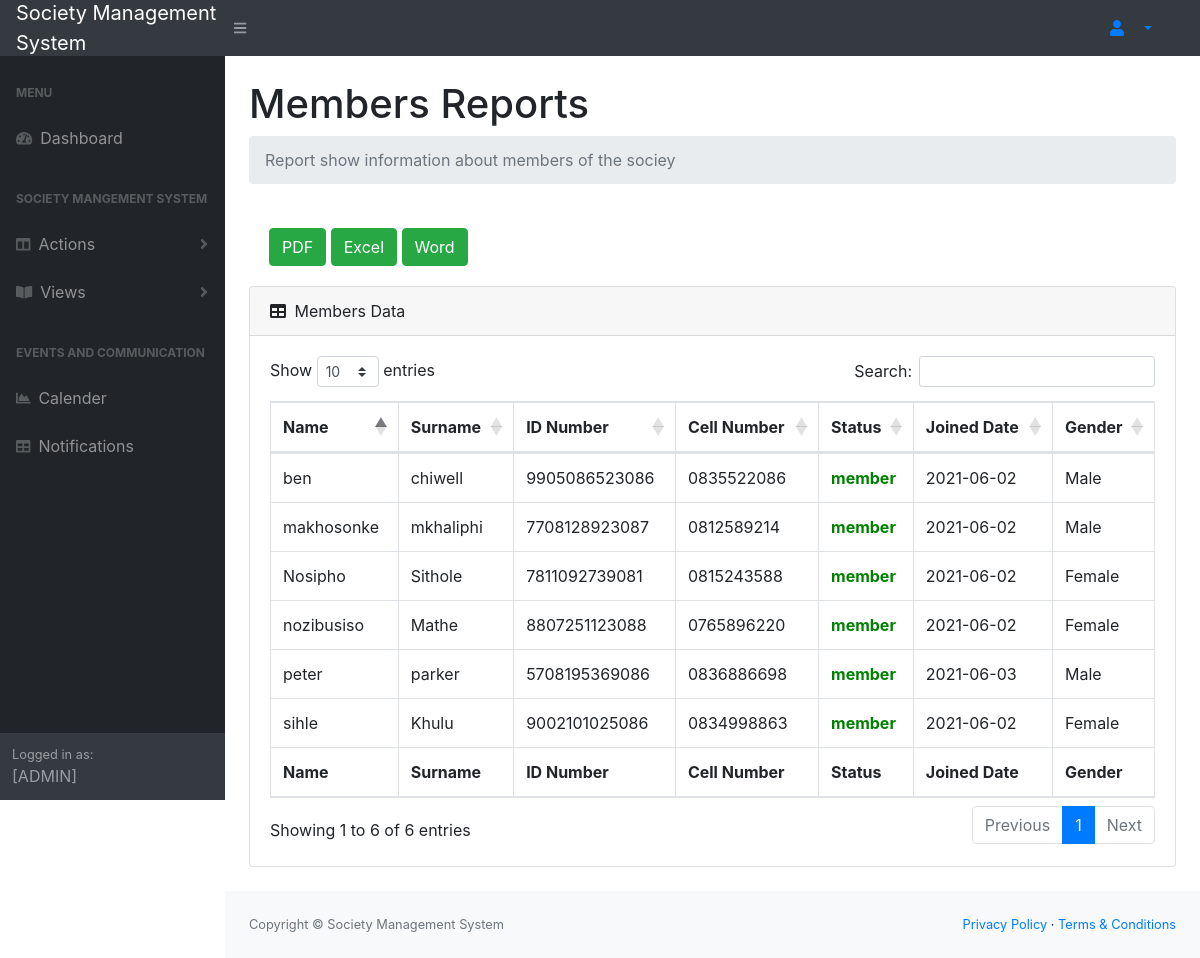
/membersReport.php, run on an earlier commit of the app's database.
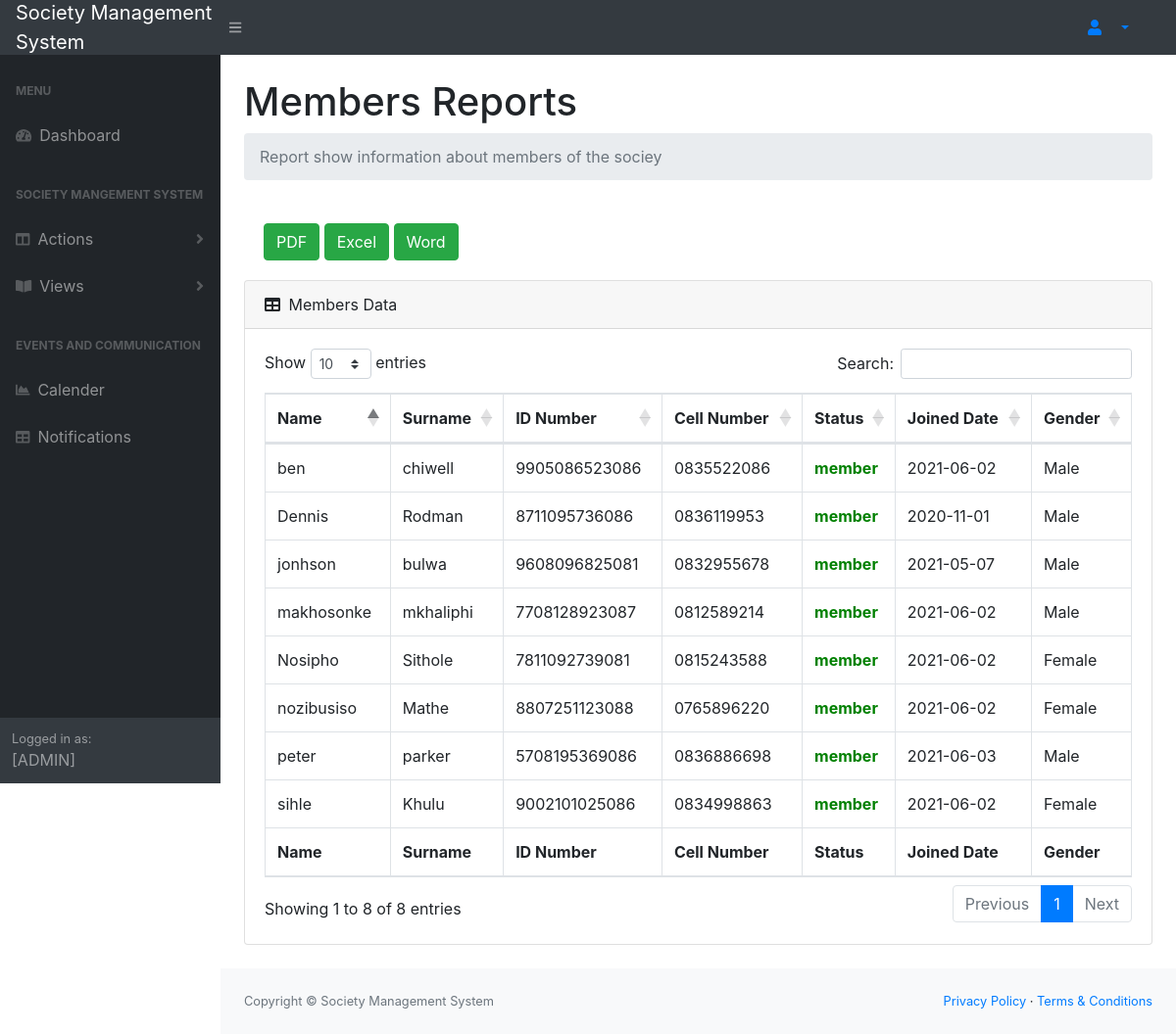
And on a later commit of the database.
### tables this page shows
CREATE TABLE `member` (
  `memberId` int(10) NOT NULL,
  `name` varchar(25) NOT NULL,
  `surname` varchar(25) NOT NULL,
  `id` varchar(15) NOT NULL,
  `cell_no` varchar(12) NOT NULL,
  `status` varchar(15) NOT NULL,
  `start_date` varchar(10) NOT NULL,
  `gender` varchar(10) NOT NULL,
  `user_id` int(10) NOT NULL
);

### membersReport.php (the view, shortened to what this page needs)
<?php
include("connection.php");
$name = $_SESSION['name'];
?>
<!DOCTYPE html>
<html lang="en">
    <head>
        <link href="css/styles.css" rel="stylesheet" />
        <link href="https://cdn.datatables.net/1.10.20/css/dataTables.bootstrap4.min.css" rel="stylesheet" />
    </head>
    <body class="sb-nav-fixed">
        <nav class="sb-topnav navbar navbar-expand navbar-dark bg-dark">
            <a class="navbar-brand" href="#">Society Management<br/> System</a>
            <button class="btn btn-link btn-sm order-1 order-lg-0" id="sidebarToggle" href="#!"><i class="fas fa-bars"></i></button>
            <li class="nav-item dropdown no-arrow-none d-md-inline-block  ml-auto mr-0 mr-md-3 my-2 my-md-0">
              <a class="nav-link dropdown-toggle" href="#" id="userDropdown" role="button" data-toggle="dropdown" aria-haspopup="true" aria-expanded="false">
              <i class="fas fa-user fa-fw green-text"></i>
              </a>
            </li>
        </nav>
        <div id="layoutSidenav">
            <div id="layoutSidenav_nav">
                <nav class="sb-sidenav accordion sb-sidenav-dark" id="sidenavAccordion">
                    <div class="sb-sidenav-menu">
                        <div class="nav">
                            <div class="sb-sidenav-menu-heading">Menu</div>
                            <a class="nav-link" href="admin.php">
                                <div class="sb-nav-link-icon"><i class="fas fa-tachometer-alt"></i></div>
                                Dashboard
                            </a>
                            <div class="sb-sidenav-menu-heading">Society Mangement System</div>
                             <a class="nav-link collapsed" href="#" data-toggle="collapse" data-target="#collapseLayouts" aria-expanded="false" aria-controls="collapseLayouts">
                                <div class="sb-nav-link-icon"><i class="fas fa-columns"></i></div>
                                 Actions
                                <div class="sb-sidenav-collapse-arrow"><i class="fas fa-angle-down"></i></div>
                             </a>
                             <a class="nav-link collapsed" href="#" data-toggle="collapse" data-target="#collapsePages" aria-expanded="false" aria-controls="collapsePages">
                                <div class="sb-nav-link-icon"><i class="fas fa-book-open"></i></div>
                                Views
                                <div class="sb-sidenav-collapse-arrow"><i class="fas fa-angle-down"></i></div>
                             </a>
                            <div class="sb-sidenav-menu-heading">Events and Communication</div>
                            <a class="nav-link" href="events.php">
                                <div class="sb-nav-link-icon"><i class="fas fa-chart-area"></i></div>
                                Calender
                            </a>
                            <a class="nav-link" href="notification.php">
                                <div class="sb-nav-link-icon"><i class="fas fa-table"></i></div>
                                Notifications
                            </a>
                        </div>
                    </div>
                    <div class="sb-sidenav-footer">
                        <div class="small">Logged in as:</div>
                        <?php echo $name. " [ADMIN]"; ?>
                    </div>
                </nav>
            </div>
            <div id="layoutSidenav_content">
                <main>
                    <div class="container-fluid">
                        <h1 class="mt-4">Members Reports</h1>
                        <ol class="breadcrumb mb-4">
                            <li class="breadcrumb-item active">Report show information about members of the sociey</li>
                        </ol>
                            <div class="card-body">
                               <form   class="d-none d-md-inline-block form-inline ml-auto mr-0 mr-md-3 my-2 my-md-0" method="post" action="membersReport.php">
                               <button type="submit" name="pdfxport" class="btn btn-success">PDF</button>
                               <button type="submit" name="excel" class="btn btn-success">Excel</button>
                               <button type="submit" name="word" class="btn btn-success">Word</button>
                               </form>
                            </div>
                        <div class="card mb-4">
                            <div class="card-header">
                                <i class="fas fa-table mr-1"></i>
                                Members Data
                            </div>
                            <div class="card-body">
                                <div class="table-responsive">
                                    <table class="table table-bordered" id="dataTable" width="100%" cellspacing="0">
                                        <thead>
                                            <tr>
                                                <th>Name</th>
                                                <th> Surname</th>
                                                <th>ID Number</th>
                                                <th>Cell Number</th>
                                                <th>Status</th>
                                                <th> Joined Date</th>
                                                <th>Gender</th>
                                            </tr>
                                        </thead>
                                        <tfoot>
                                            <tr>
                                                <th>Name</th>
                                                <th> Surname</th>
                                                <th>ID Number</th>
                                                <th>Cell Number</th>
                                                <th>Status</th>
                                                <th> Joined Date</th>
                                                <th>Gender</th>
                                            </tr>
                                        </tfoot>
                                        <tbody>
                                             <?php
                                               $payQuery = "SELECT *
                                                            FROM member
                                                           ";
                                               $payment = mysqli_query($con,$payQuery);
                                               while($data = mysqli_fetch_array($payment))
                                               {
                                                   $name = $data['name'];
                                                   $surname = $data['surname'];
                                                   $id = $data['id'];
                                                   $cell_no = $data['cell_no'];
                                                   $status = $data['status'];
                                                   $date = $data['start_date'];
                                                   $gender = $data['gender'];
                                                   $color = "";
                                                   if($status == "InActive")
                                                   {
                                                       $color= "color:red";
                                                   }
                                                   else {
                                                    $color= "color:green";
                                                   }
                                               ?>
                                               <tr>
                                                    <td> <?php echo $name;  ?>  </td>
                                                    <td> <?php echo $surname;  ?> </td>
                                                    <td> <?php echo $id;  ?> </td>
                                                    <td> <?php echo $cell_no;  ?> </td>
                                                    <td style ='<?php echo $color ?> ;font-weight: bold' > <?php echo $status;  ?> </td>
                                                    <td> <?php echo $date;  ?> </td>
                                                    <td> <?php echo $gender;  ?> </td>
                                                </tr>
                                               <?php
                                               }
                                              ?>
                                        </tbody>
                                    </table>
                                </div>
                            </div>
                        </div>
                    </div>
                </main>
                <footer class="py-4 bg-light mt-auto">
                    <div class="container-fluid">
                        <div class="d-flex align-items-center justify-content-between small">
                           <div class="text-muted">Copyright &copy; Society Management System</div>
                            <div>
                                <a href="#">Privacy Policy</a>
                                &middot;
                                <a href="#">Terms &amp; Conditions</a>
                            </div>
                        </div>
                    </div>
                </footer>
            </div>
        </div>
    </body>
</html>

What changed in the data, as far as the page shows it:
added member: name "Dennis", surname "Rodman", id "8711095736086", cell_no "0836119953", status "member", start_date "2020-11-01", gender "Male"
added member: name "jonhson", surname "bulwa", id "9608096825081", cell_no "0832955678", status "member", start_date "2021-05-07", gender "Male"
Also different on the page:
text written by a page script: "Show entries Search: Showing 1 to 6 of 6 entries Previous 1 Next" → "Show entries Search: Showing 1 to 8 of 8 entries Previous 1 Next"
